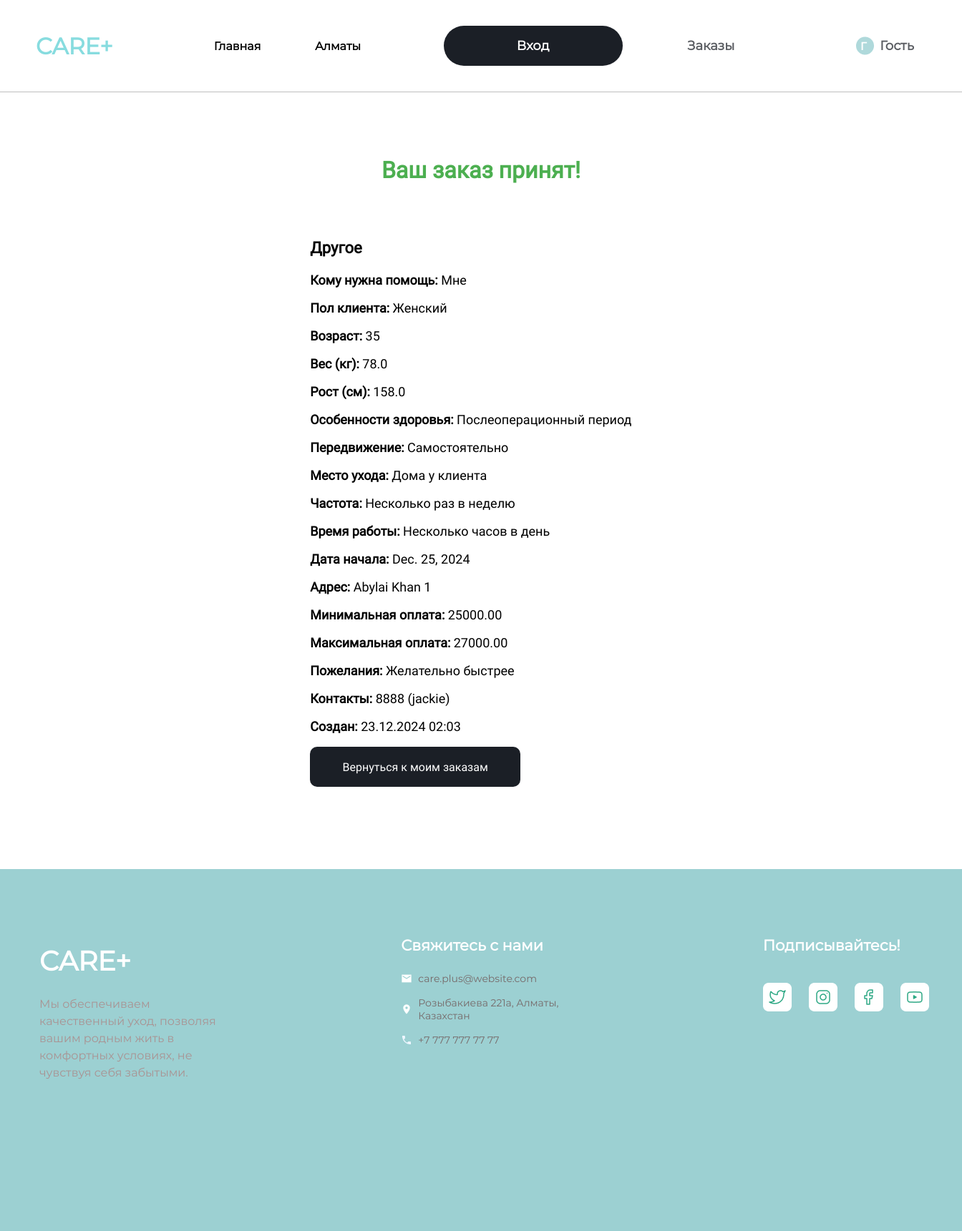
Screenshot of /order_success/2/ with the database file from the repository.
### care_app/models.py (models this page shows)
class Order(models.Model):
    author = models.ForeignKey(settings.AUTH_USER_MODEL, on_delete=models.CASCADE, related_name='orders', null=True, blank=True)
    task_name = models.CharField(max_length=255, verbose_name="Название задачи")
    help_for = models.CharField(max_length=50, verbose_name="Кому нужна помощь?")
    gender = models.CharField(max_length=10, verbose_name="Пол клиента")
    age = models.PositiveIntegerField(verbose_name="Возраст", null=True, blank=True)
    weight = models.FloatField(verbose_name="Вес (кг)", null=True, blank=True)
    height = models.FloatField(verbose_name="Рост (см)", null=True, blank=True)
    health_issues = models.TextField(verbose_name="Особенности здоровья", blank=True, null=True)
    mobility = models.CharField(max_length=50, verbose_name="Как передвигается?", blank=True)
    care_location = models.CharField(max_length=50, verbose_name="Место ухода", blank=True)
    frequency = models.CharField(max_length=100, verbose_name="Как часто нужна помощь?", blank=True)
    working_hours = models.CharField(max_length=100, verbose_name="Время работы", blank=True)
    start_date = models.DateField(verbose_name="Когда нужна услуга", blank=True, null=True)
    address = models.TextField(verbose_name="Адрес выполнения работы", blank=True)
    payment_min = models.DecimalField(max_digits=10, decimal_places=2, verbose_name="Минимальная оплата", null=True, blank=True)
    payment_max = models.DecimalField(max_digits=10, decimal_places=2, verbose_name="Максимальная оплата", null=True, blank=True)
    additional_notes = models.TextField(verbose_name="Пожелания к заказу", blank=True)
    phone = models.CharField(max_length=20, verbose_name="Номер телефона")
    full_name = models.CharField(max_length=100, verbose_name="Имя и фамилия клиента")
    created_at = models.DateTimeField(auto_now_add=True)
    updated_at = models.DateTimeField(auto_now=True)
    status = models.CharField(
        max_length=40,
        verbose_name="Статус",
        choices=[
            ('В ожидании', 'В ожидании'),
            ('Принято', 'Принято'),
            ('Выполнено', 'Выполнено'),
        ],
        default='В ожидании'
    )

### care_app/views.py (the view)
# urls.py: path('order_success/<int:order_id>/', views.order_success, name='order_success'),
def order_success(request, order_id):
    order = Order.objects.get(id=order_id)
    return render(request, 'order_success.html', {'order': order})

### care_app/templates/order_success.html (shortened to what this page needs)
{% load static %}
<!DOCTYPE html>
<html lang="en">
<head>
    <link rel="stylesheet" href="{% static 'care_app/header.css' %}">
    <link rel="stylesheet" href="{% static 'care_app/all_orders.css' %}">
</head>
<body>
    {% include 'header.html' %}
    <div class='content'>
        <h1 id='success-text'>Ваш заказ принят!</h1>
        <div class="order-details">
            <h3>{{ order.task_name }}</h3>
            <p><strong>Кому нужна помощь:</strong> {{ order.help_for }}</p>
            <p><strong>Пол клиента:</strong> {{ order.gender }}</p>
            <p><strong>Возраст:</strong> {{ order.age }}</p>
            <p><strong>Вес (кг):</strong> {{ order.weight }}</p>
            <p><strong>Рост (см):</strong> {{ order.height }}</p>
            <p><strong>Особенности здоровья:</strong> {{ order.health_issues }}</p>
            <p><strong>Передвижение:</strong> {{ order.mobility }}</p>
            <p><strong>Место ухода:</strong> {{ order.care_location }}</p>
            <p><strong>Частота:</strong> {{ order.frequency }}</p>
            <p><strong>Время работы:</strong> {{ order.working_hours }}</p>
            <p><strong>Дата начала:</strong> {{ order.start_date }}</p>
            <p><strong>Адрес:</strong> {{ order.address }}</p>
            <p><strong>Минимальная оплата:</strong> {{ order.payment_min }}</p>
            <p><strong>Максимальная оплата:</strong> {{ order.payment_max }}</p>
            <p><strong>Пожелания:</strong> {{ order.additional_notes }}</p>
            <p><strong>Контакты:</strong> {{ order.phone }} ({{ order.full_name }})</p>
            <p><strong>Создан:</strong> {{ order.created_at|date:"d.m.Y H:i" }}</p>
            <div class='buttons'>
            <a href="{% url 'my_orders' %}" class="return">Вернуться к моим заказам</a>
            </div>
        </div>
    </div>
    {% include 'footer.html' %}
</body>

### static/care_app/all_orders.css (style rules this page uses)
body { overflow-x: hidden; width: 100%; margin: 0; }
.content h1 { margin: 40px 80px; }
.content { font-family: Roboto; margin-top: 50px; display: flex; justify-content: center; }
.order-details { padding: 15px; width: 60%; overflow-x: scroll; margin-left: 60px; }
.order-details h3 { font-size: 22px; }
.order-details p { font-size: 18px; }
.return { background-color: rgb(27, 31, 38); display: flex; justify-content: center; align-items: center; height: 56px; width: 294px; border-radius: 10px; text-decoration: none; color: white; }
.buttons { display: flex; gap: 20px; }
@media screen and (max-width: 1440px) { .content { display: flex; flex-direction: column; align-items: center; } }
@media screen and (max-width: 1440px) { .order-details { width: 40%; } }

### rows the page displays
Order: task_name "Другое", help_for "Мне", gender "Женский", age "35", weight "78.0", height "158.0", health_issues "Послеоперационный период", mobility "Самостоятельно", care_location "Дома у клиента", frequency "Несколько раз в неделю", working_hours "Несколько часов в день", start_date "Dec. 25, 2024", address "Abylai Khan 1", payment_min "25000.00", payment_max "27000.00", additional_notes "Желательно быстрее", phone "8888", full_name "jackie", created_at "23.12.2024 02:03"
